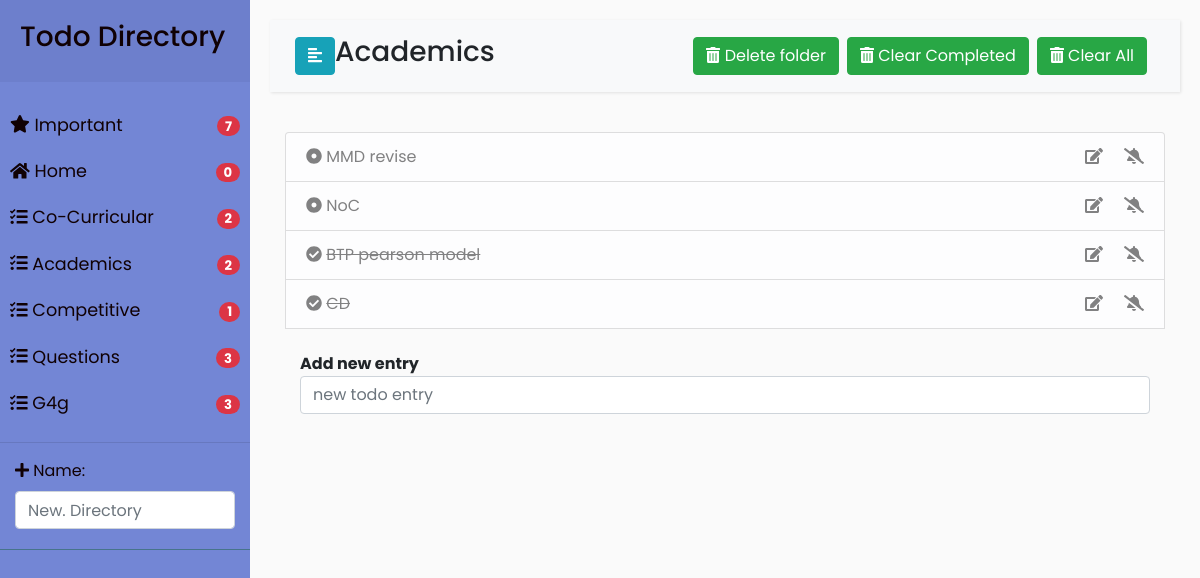
The page /directory/10 on the database its author committed.
### todo/models.py (models this page shows, shortened)
class Directory(models.Model):
    name = models.CharField(max_length=50, blank=False)
    necessary = models.BooleanField(default=False)
    def get_absolute_url(self):
        return reverse("directory_content",kwargs={'dir_id':self.id})
    def get_not_completed(self):
        return self.todoentry_set.filter(completed=False).count()

class Todoentry(models.Model):
    basedir = models.ForeignKey(Directory,on_delete=models.CASCADE)
    entry = models.CharField(max_length=100,blank=False,null=False)
    create_date = models.DateTimeField(default=timezone.now)
    due_date = models.DateField(blank=True, null=True)
    important = models.BooleanField(default=False)
    completed = models.BooleanField(default=False)
    def get_aliter_url(self):
        return reverse("aliter_status",kwargs={'todo_id':self.id})

### todo/views.py (the view)
# urls.py: path('directory/<int:dir_id>',views.directory_content,name="directory_content"),
def directory_content(request,dir_id):
    all_directories = models.Directory.objects.all()
    pwd = models.Directory.objects.get(pk=dir_id)
    total_important_items = models.Todoentry.objects.filter(important=True).count()
    todo_list = pwd.todoentry_set.order_by('completed')
    new_dir_form = forms.NewDirectoryForm()
    add_todo_form = forms.AddTodoentry()
    context = {
           'pwd': pwd,
           'all_directories': all_directories,
            'todo_list':todo_list,
           'new_dir_form':new_dir_form,
           'add_todo_form': add_todo_form,
            'total_important_items':total_important_items}
    if request.method == "POST":
        new_todo = forms.AddTodoentry(request.POST)
        if new_todo.is_valid():
            entry = new_todo.cleaned_data["input_text"]
            pwd.todoentry_set.create(entry=entry) # no need to call save
    return render(request,'todo/directory_content.html',context=context)

### todo/forms.py
class NewDirectoryForm(forms.ModelForm):
    class Meta:
        attrs = {'class': 'form-control',
                 'placeholder': 'New. Directory',
                 'rows': '3',
                 'type': 'text', }
        model = Directory
        fields = ['name']
        widgets = {
            'name': forms.TextInput(attrs=attrs)
        }

class AddTodoentry(forms.Form):
    attrs = {'class': 'form-control',
             'placeholder': 'new todo entry ',
             'rows': '3',
             'type': 'text', }
    input_text = forms.CharField(max_length=100,
                                 widget=forms.TextInput(attrs=attrs),
                                 label='')

### todo/templates/todo/directory_content.html (shortened to what this page needs)
{% extends 'todo/base.html' %}
 {% block directory_name %}
     {{ pwd.name }}
 {% endblock %}
{% block directory_todo_entry %}
        {% for item in todo_list %}
            <li class="list-group-item list-group-item-light">
                <a href="{{ item.get_aliter_url }}">
                    {% if item.completed %}
                        <span class="icon"><i class="fas fa-check-circle"></i></span>
                            <del>{{ item.entry }}</del>
                    {% else %}
                        <span class="icon"><i class="fas fa-dot-circle"></i></span>
                        <span>{{item.entry}}</span>
                    {% endif %}
                </a>
                <div class="float-right">
                    <a href="#"> <i class="fas fa-edit"></i> </a>
                    {% if item.important %}
                        <a href="{% url 'aliter_importance' todo_id=item.id %}" title="remove from important"> <i class="fas fa-bell"></i> </a>
                    {% else %}
                        <a href="{% url 'aliter_importance' todo_id=item.id %}" title="add to important"> <i class="fas fa-bell-slash"></i> </a>
                    {% endif %}
            </div>
            </li>
        {% endfor %}
    <br>
    <div class="container">
        <form method="post" action="{% url 'directory_content' dir_id=pwd.id %}">
            <div><strong>Add new entry
            </strong>{{ add_todo_form }}</div>
        </form>
    </div>
{% endblock %}
{% block button_block %}
    {% if not pwd.necessary %}
    <div class="btn-group mr-2" role="group" aria-label="First group">
      <a href="{% url 'delete_folder' dir_id=pwd.id %}">
        <button type="button" class="btn btn-success">
            <span class="fas fa-trash-alt"></span>
            Delete folder
        </button>
      </a>
  </div>
    {% endif %}
      <div class="btn-group mr-2" role="group" aria-label="First group">
          <a href="{% url 'delete_completed' dir_id=pwd.id %}">
            <button type="button" class="btn btn-success">
                <span class="fas fa-trash-alt"></span>
                Clear Completed
            </button>
          </a>
    </div>
      <div class="btn-group mr-2" role="group" aria-label="First group">
      <a href="{% url 'delete_all' dir_id=pwd.id %}">
        <button type="button" class="btn btn-success">
            <span class="fas fa-trash-alt"></span>
            Clear All
        </button>
      </a>
  </div>
{% endblock %}

### todo/templates/todo/base.html (shortened to what this page needs)
<!DOCTYPE html>
<html>
<head>
    {% load static %}
    <link rel="stylesheet" href="https://stackpath.bootstrapcdn.com/bootstrap/4.1.0/css/bootstrap.min.css">
    <link rel="stylesheet" href="{% static 'todo/style4.css' %}">
</head>
<body>
    <div class="wrapper">
        <nav id="sidebar">
            <div class="sidebar-header">
                <h3>Todo Directory</h3>
            </div>
            <ul class="list-unstyled components">
                <li>
                    <a href="{% url 'important' %}">
                        <i class="fas fa-star"></i>
                        Important
                        <div class="float-right">
                                <span class="badge badge-danger badge-pill">
                                    {{ total_important_items }}
                                </span>
                            </div>
                    </a>
                </li>
                {% for items in all_directories %}
                    <li>
                        <a href="{{ items.get_absolute_url }}">
                            {% if items.necessary %}
                                <i class="fas fa-home"></i>
                            {% else %}
                                <i class="fas fa-tasks"></i>
                            {% endif %}
                            {{ items.name }}
                            <div class="float-right">
                                <span class="badge badge-danger badge-pill">
                                    {{items.get_not_completed}}
                                </span>
                            </div>
                        </a>
                    </li>
                {% endfor %}
                <hr>
                <li>
                    <div class="container">
                        <form method="post" action="{% url 'add_directory' %}">
                            <i class="fas fa-plus"></i>
                            {{ new_dir_form }}
                        </form>
                    </div>
                </li>
            </ul>
        </nav>
        <div id="content">
            <nav class="navbar navbar-expand-lg navbar-light bg-light">
                <div class="container-fluid">
                    <button type="button" id="sidebarCollapse" class="btn btn-info">
                        <i class="fas fa-align-left"></i>
                    </button>
                        <h3 class="h3">
                            {% block directory_name %}
                            {% endblock %}
                        </h3>
                    <div class="collapse navbar-collapse" id="navbarSupportedContent">
    <ul class="nav navbar-nav ml-auto">
    <div class="btn-toolbar" role="toolbar" aria-label="Toolbar with button groups">
      {% block button_block %}
      {% endblock %}
    </div>
                        </ul>
                    </div>
        </div>
</nav>
<div class="container ">
    <ul class="list-group">
            {% block directory_todo_entry %}
            {% endblock %}
    </ul>
</div>
        </div>
    </div>
</body>
</html>

### todo/static/todo/style4.css (style rules this page uses)
body { font-family: 'Poppins', sans-serif; background: #fafafa; }
a, a:hover, a:focus { color: inherit; text-decoration: none; transition: all 0.3s; }
.navbar { padding: 15px 10px; background: #fff; border: none; border-radius: 0; margin-bottom: 40px; box-shadow: 1px 1px 3px rgba(0, 0, 0, 0.1); }
i, span { display: inline-block; }
.wrapper { display: flex; align-items: stretch; }
#sidebar { min-width: 250px; max-width: 250px; background: #7386D5; color: #100104; transition: all 0.3s; }
#sidebar ul li a { text-align: left; }
#sidebar .sidebar-header { padding: 20px; background: #6d7fcc; }
#sidebar ul.components { padding: 20px 0; border-bottom: 1px solid #47748b; }
#sidebar ul li a { padding: 10px; font-size: 1.1em; display: block; }
#content { width: 100%; padding: 20px; min-height: 100vh; transition: all 0.3s; }

### rows shown on the page
Directory: necessary True (drawn), name "Home", get_not_completed "0"
Directory: necessary False (drawn), name "Co-Curricular", get_not_completed "2"
Directory: necessary False (drawn), name "Academics", get_not_completed "2"
Directory: necessary False (drawn), name "Competitive", get_not_completed "1"
Directory: necessary False (drawn), name "Questions", get_not_completed "3"
Directory: necessary False (drawn), name "G4g", get_not_completed "3"
Todoentry: entry "MMD revise", important False (drawn)
Todoentry: entry "NoC", important False (drawn)
Todoentry: entry "BTP pearson model", important False (drawn)
Todoentry: entry "CD", important False (drawn)

### other values the page prints
{{ total_important_items }} "7"
